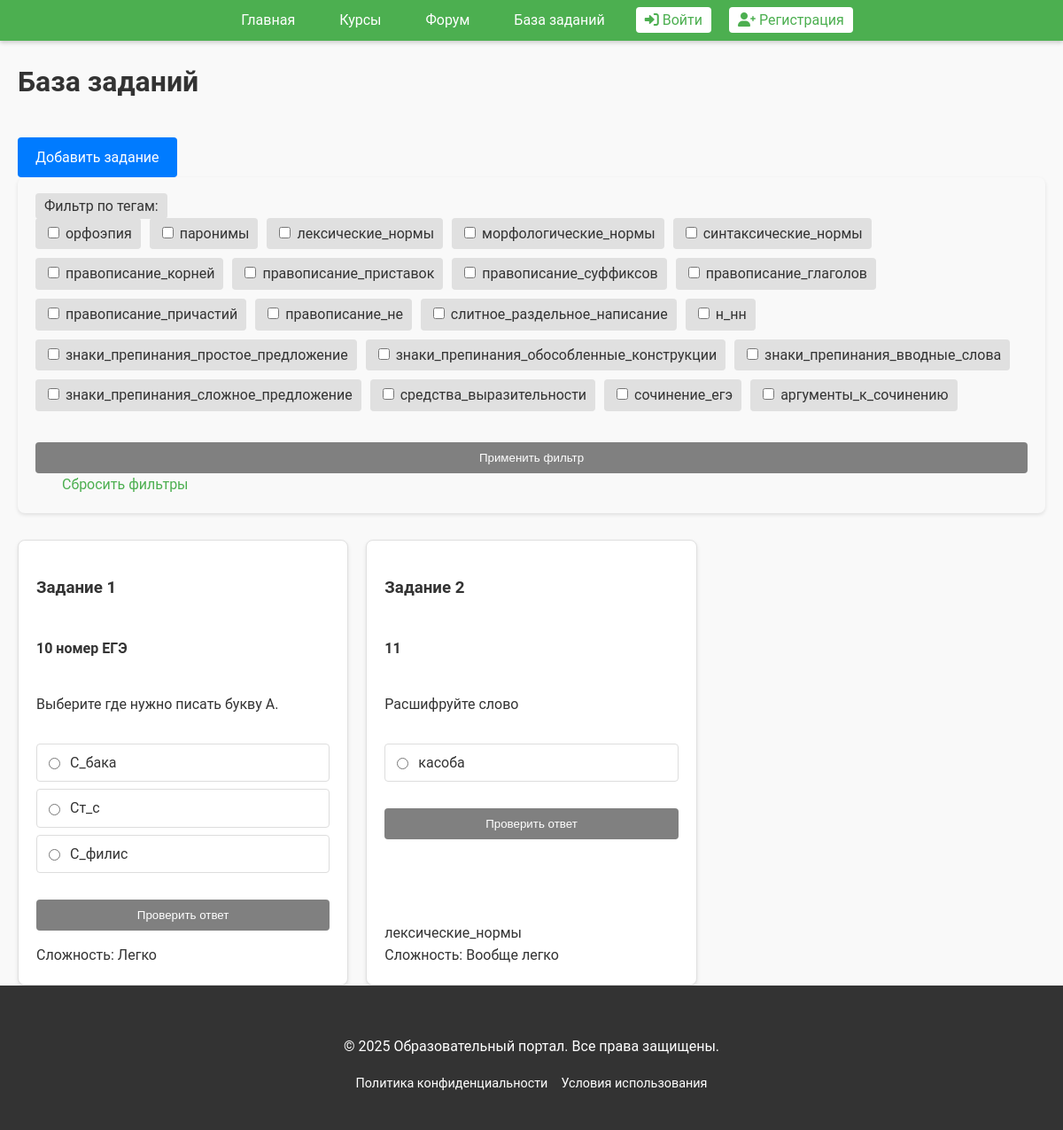
The page /tasks on the database its author committed.
### tables this page shows
CREATE TABLE tasks (
        id INTEGER PRIMARY KEY AUTOINCREMENT,
        text TEXT NOT NULL,
        options TEXT,
        answer TEXT NOT NULL,
        tags TEXT,
        difficulty INTEGER,
        type TEXT
    );

### main.py (the view)
@app.route('/tasks')
def tasks():
    sid = request.args.get('sid')
    tasks_id = get_all_taskid()
    if not auth.check_session(sid) if sid else False:
        return redirect(url_for('login'))
    all_filters = set()
    tasks_data = [[] for i in range (len(tasks_id))]
    for i in range(len(tasks_id)):
        tasks_data[i] = get_task_byid(tasks_id[i])
        tasks_data[i]['options'] = tasks_data[i]['options'].split(';')
        tasks_data[i]['tags'] = tasks_data[i]['tags'].split(';')
        for tag in tasks_data[i]['tags']:
           all_filters.add(tag)
    selected_tags = request.args.getlist('tags')
    all_filters = ["орфоэпия",
                   "паронимы", "лексические_нормы", "морфологические_нормы", "синтаксические_нормы",
                   "правописание_корней", "правописание_приставок", "правописание_суффиксов", "правописание_глаголов",
                   "правописание_причастий", "правописание_не", "слитное_раздельное_написание", "н_нн",
                   "знаки_препинания_простое_предложение", "знаки_препинания_обособленные_конструкции",
                   "знаки_препинания_вводные_слова", "знаки_препинания_сложное_предложение", "средства_выразительности",
                   "сочинение_егэ", "аргументы_к_сочинению"]
    print(selected_tags)
    res = []
    for task in tasks_data:
        cur = task['tags']
        fl = 0
        for tag in selected_tags:
            if(tag not in cur):
                fl = 1
        if(fl == 0):
            res.append(task)
    tasks_data = res[::]
    return render_template('tasks.html',
                         all_tags=all_filters,
                         sid=sid, tasks_data = tasks_data)

### main.py (called while the page is built)
@app.context_processor
def inject_vars():
    return dict(
        auth=auth,
        url_for=url_for,
        request=request
    )

### statistics.py (called while the page is built)
def get_task_byid(userid):
    conn = sqlite3.connect('students_tasks.db')
    cursor = conn.cursor()
    cursor.execute('''
        SELECT
            id,
            text, options,answer,tags,difficulty, type
        FROM tasks
        WHERE id = ?
    ''', (userid,))
    stats = cursor.fetchall()
    conn.close()
    tasks_stats = defaultdict(dict)
    tasks_field = ['id','text','options','answer','tags','difficulty','type']
    for i in range(len(tasks_field)):
        tasks_stats[tasks_field[i]] = stats[0][i]
    return tasks_stats

def get_all_taskid():
    conn = sqlite3.connect('students_tasks.db')
    cursor = conn.cursor()
    cursor.execute('''
           SELECT id
           FROM tasks
       ''')
    data = cursor.fetchall()
    ab = []
    for i in range(len(data)):
        ab.append(data[i][0])
    conn.close()
    return ab

### templates/tasks.html (shortened to what this page needs)
{% extends 'base.html' %}
{% block content %}
<head>
    <link rel="stylesheet" href="{{ url_for('static', filename='css/index.css') }}">
</head>
<body>
<main>
    <div class="container">
        <h1>База заданий</h1>
        <a href="{{ url_for('add_task') }}" class="add-task-btn">Добавить задание</a>
        <div class="filter-section">
            <form method="GET">
                <label>Фильтр по тегам:</label>
                <div class="tags">
                    {% for tag in all_tags %}
                    <label>
                        <input type="checkbox"
                               name="tags"
                               value="{{ tag }}"
                               {% if tag in request.args.getlist('tags') %}checked{% endif %}>
                        {{ tag }}
                    </label>
                    {% endfor %}
                </div>
                <button type="submit" class="submit-btn">Применить фильтр</button>
                <a href="{{ url_for('tasks', sid=sid) }}" class="reset-btn">Сбросить фильтры</a>
            </form>
        </div>
        <div class="tasks-grid">
            {% for task in tasks_data %}
            <div class="task-container">
                <h3>Задание {{ task['id'] }}</h3>
                <h4>{{ task['type'] }}</h4>
                <p>{{ task['text'] }}</p>
                {% if task['options'] %}
                <form method="POST" action="{{ url_for('submit_task') }}" id="form-{{ task['id'] }}">
                    <div class="answers">
                        {% for option in task['options'] %}
                        <label>
                            <input type="radio" name="answer" value="{{ option }}" required>
                            {{ option }}
                        </label>
                        {% endfor %}
                    </div>
                    <button type="submit" class="submit-btn" id="submit-btn-{{ task['id'] }}" >Проверить ответ</button>
                </form>
                {% endif %}
                <div class="task-meta">
                    <div class="tags">
                    {% for tag in task['tags'] %}
                        <span class="tag">{{ tag }}</span>
                     {% endfor %}
                    </div>
                    <div class="difficulty">Сложность: {{ task['difficulty'] }}</div>
                </div>
            </div>
            {% else %}
            <div class="task-container" style="grid-column: 1 / -1; text-align: center;">
                <p>Заданий по выбранным фильтрам не найдено</p>
            </div>
            {% endfor %}
        </div>
    </div>
</main>
</body>
{% endblock %}

### templates/base.html (shortened to what this page needs)
<!DOCTYPE html>
<html lang="ru">
<head>
    <link rel="stylesheet" href="{{ url_for('static', filename='css/index.css') }}">
    <link rel="stylesheet" href="https://cdnjs.cloudflare.com/ajax/libs/font-awesome/6.0.0/css/all.min.css">
</head>
<body>
<header class="main-header">
    <div class="container">
        <nav class="main-nav">
            <ul>
                <li><a href="{{ url_for('index', sid=sid) }}">Главная</a></li>
                <li><a href="{{ url_for('catalogs', sid=sid) }}">Курсы</a></li>
                <li><a href="{{ url_for('forum', sid=sid) }}">Форум</a></li>
                <li><a href="{{ url_for('tasks', sid=sid) }}">База заданий</a></li>
                {% if sid and auth.check_session(sid) %}
                    <li><a href="{{ url_for('profile', sid=sid) }}" class="btn-login">
                        <i class="fas fa-user-circle"></i> Личный кабинет
                    </a></li>
                    <li><a href="{{ url_for('logout', sid=sid) }}" class="btn-login">
                        <i class="fas fa-sign-out-alt"></i> Выйти
                    </a></li>
                {% else %}
                    <li><a href="{{ url_for('login', sid=sid) }}" class="btn-login">
                        <i class="fas fa-sign-in-alt"></i> Войти
                    </a></li>
                    <li><a href="{{ url_for('register', sid=sid) }}" class="btn-login">
                        <i class="fas fa-user-plus"></i> Регистрация
                    </a></li>
                {% endif %}
            </ul>
        </nav>
    </div>
</header>
<main>
    {% block content %}{% endblock %}
</main>
<footer class="main-footer">
    <div class="container">
        <p>&copy; 2025 Образовательный портал. Все права защищены.</p>
        <nav>
            <ul>
                <li><a href="#">Политика конфиденциальности</a></li>
                <li><a href="#">Условия использования</a></li>
            </ul>
        </nav>
    </div>
</footer>
</body>
</html>

### static/css/index.css (style rules this page uses)
body { font-family: 'Roboto', sans-serif; margin: 0; padding: 0; background-color: #f9f9f9; color: #333; line-height: 1.6; height: 100%; display: flex; flex-direction: column; min-height: 100vh; }
.container { max-width: 1200px; margin: 0 auto; padding: 0 20px; }
.main-header { background: #4CAF50; color: #fff; padding: 10px 0; display: flex; align-items: center; justify-content: space-between; position: sticky; top: 0; z-index: 1000; box-shadow: 0 2px 5px rgba(0, 0, 0, 0.2); }
.main-header .main-nav { margin-left: auto; }
.main-header .main-nav ul { list-style: none; margin: 0; padding: 0; display: flex; }
.main-header .main-nav ul li { margin-left: 20px; }
.main-header .main-nav ul li a { color: #fff; text-decoration: none; font-size: 1em; padding: 10px 15px; border-radius: 4px; transition: background-color 0.3s, color 0.3s; }
.main-header .main-nav ul li .btn-login { background: #fff; color: #4CAF50; padding: 5px 10px; border-radius: 4px; transition: background-color 0.3s, color 0.3s; }
.main-footer { background: #333; color: #fff; padding: 40px 0; text-align: center; margin-top: auto; flex-shrink: 0; }
.main-footer nav ul { list-style: none; padding: 0; margin: 0; display: flex; justify-content: center; gap: 15px; }
.main-footer nav ul li a { color: #fff; text-decoration: none; font-size: 0.9em; transition: color 0.3s; }

### templates/tasks.html (style rules this page uses)
.tasks-grid { display: grid; grid-template-columns: repeat(auto-fill, minmax(300px, 1fr)); gap: 20px; margin-top: 20px; }
.task-container { background: #fff; border: 1px solid #e0e0e0; border-radius: 8px; padding: 20px; box-shadow: 0 2px 4px rgba(0, 0, 0, 0.1); transition: transform 0.3s, box-shadow 0.3s; display: flex; flex-direction: column; }
.task-meta { margin-top: auto; padding-top: 15px; }
.filter-section { background: #f9f9f9; padding: 20px; border-radius: 8px; margin-bottom: 30px; box-shadow: 0 2px 4px rgba(0, 0, 0, 0.1); }
.filter-section .tags { display: flex; flex-wrap: wrap; gap: 10px; margin-bottom: 20px; }
.filter-section label { background: #e0e0e0; padding: 5px 10px; border-radius: 4px; cursor: pointer; transition: background-color 0.3s; }
.submit-btn { background: #808080; color: white; padding: 10px 20px; border: none; border-radius: 4px; cursor: pointer; margin-top: 15px; transition: background 0.3s; width: 100%; }
.answers { margin: 15px 0; display: flex; flex-direction: column; gap: 8px; }
.answers label { display: flex; align-items: center; gap: 8px; padding: 8px; border: 1px solid #ddd; border-radius: 4px; }
.reset-btn { color: #4CAF50; text-decoration: none; margin-left: 15px; padding: 10px 15px; border-radius: 4px; }
.add-task-btn { background: #007bff; color: white; padding: 10px 20px; border: none; border-radius: 4px; cursor: pointer; margin-top: 15px; transition: background 0.3s; display: inline-block; text-decoration: none; }

### rows shown on the page
tasks: id "1", type "10 номер ЕГЭ", text "Выберите где нужно писать букву А.", option "С_бака" "Ст_с" "C_филис", difficulty "Легко"
tasks: id "2", type "11", text "Расшифруйте слово", options "касоба", tag "лексические_нормы", difficulty "Вообще легко"

### other values the page prints
{{ tag }} "орфоэпия" "паронимы" "лексические_нормы" "морфологические_нормы" "синтаксические_нормы" "правописание_корней" "правописание_приставок" "правописание_суффиксов" "правописание_глаголов" "правописание_причастий" "правописание_не" "слитное_раздельное_написание" "н_нн" "знаки_препинания_простое_предложение" "знаки_препинания_обособленные_конструкции" "знаки_препинания_вводные_слова" "знаки_препинания_сложное_предложение" "средства_выразительности" "сочинение_егэ" "аргументы_к_сочинению"
